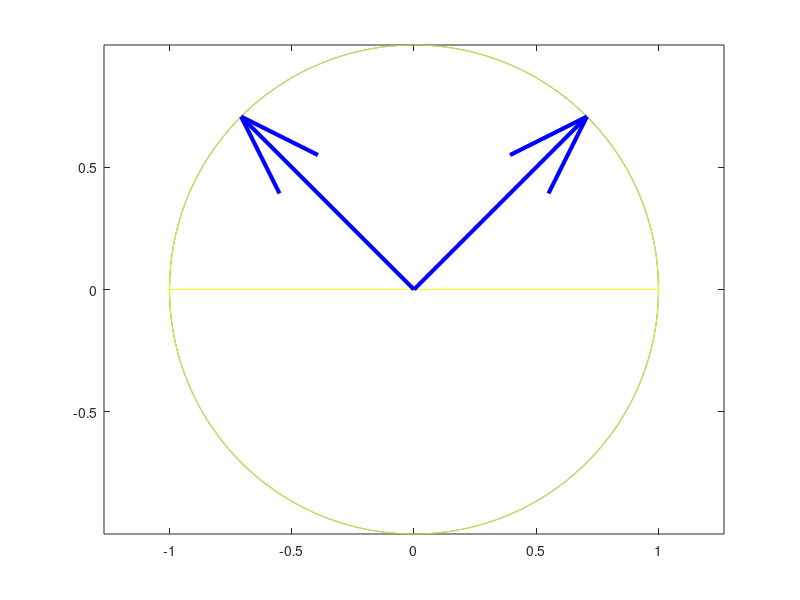

MATLAB code for this plot: (Note: this script raises an error after producing the figure.)
A = [4 0;
   3 -5;];
[U, S, V] = svd(A);
SignChanger = [1 0; 0 -1;];
U = U * SignChanger;
V = V * SignChanger;
HASIL = V(1:2, 1);
JariKuadrat = HASIL(1,1)*HASIL(1,1) + HASIL(2,1) * HASIL(2,1);
Jari2 = sqrt(JariKuadrat);
x = -Jari2 : 0.001 : Jari2;
x = [x Jari2];
[mx, nx] = size(x);
y1 = zeros(1, nx);
y2 = zeros(1, nx);
for i = 1:nx
    y1(1, i) = sqrt(JariKuadrat - x(1, i)*x(1,i));
    y2(1, i) = -y1(1, i);
end
x = [x x];
y = [y1 y2];
plot(x, y, x, y, 'color', 'y')
hold on
quiver(zeros(1,2), zeros(1,2), V(1, 1:2), V(2,1:2), 'linewidth', 3, 'color', 'b', 'AutoScale','off')
axis equal
xline(0)
yline(0)